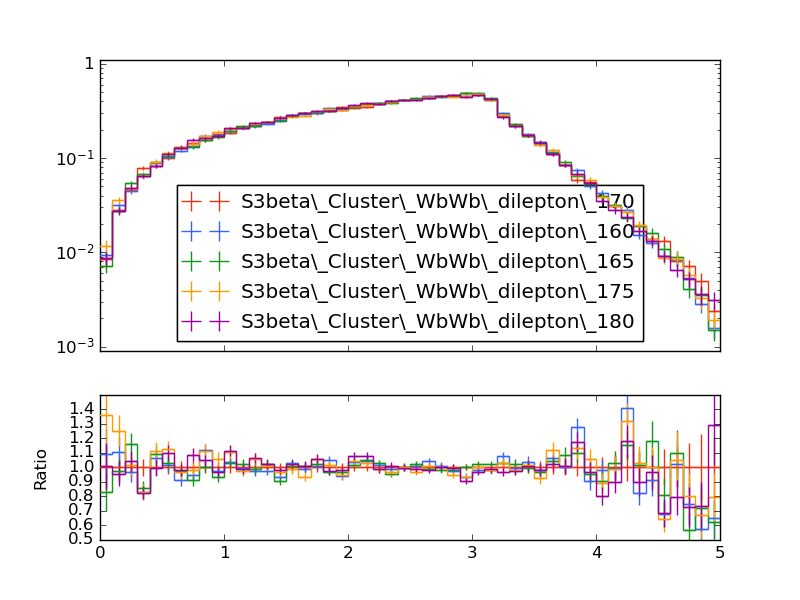

Here is the Python script that generated this plot:
#! /usr/bin/env python

# This Python script was auto-generated using YODA v2.0.1.
# Analysis object: /WbWb_dilepton/DR_el_mu_presel
# Timestamp: 27-02-2025 (11:02:16)

import matplotlib as mpl
import matplotlib.pyplot as plt
mpl.use('Agg') # comment out for interactive use
import os
import numpy as np

plotDir = os.path.split(os.path.realpath(__file__))[0]
if 'YODA_USER_PLOT_PATH' in globals():
    plot_outdir = globals()['YODA_USER_PLOT_PATH']
else:
    plot_outdir = plotDir

#plot style
plt.style.use(os.path.join(plotDir, '../default.mplstyle'))

plt.rcParams['text.usetex'] = False
plt.style.use(['classic'])
plt.rc('font', family='DejaVu Sans')
# plot metadata
figW, figH = plt.rcParams['figure.figsize']
ax_xLabel = r''
ax_yLabel = r''
ax_title  = r''
ax_xScale = 'linear'
ax_yScale = 'log'
xLims = (0.0, 5.0)
yLims = (0.0009000000000000001, 1.1)

# TeX-friendly labels for the legend
labels = {
    'legend' : ([ r"S3beta\_Cluster\_WbWb\_dilepton\_170", r"S3beta\_Cluster\_WbWb\_dilepton\_160", r"S3beta\_Cluster\_WbWb\_dilepton\_165", r"S3beta\_Cluster\_WbWb\_dilepton\_175", r"S3beta\_Cluster\_WbWb\_dilepton\_180" ], r""),
}

# Adjust canvas width and height
canvasW = 10.0
canvasH = 9.0
figW *= canvasW/10.
figH *= canvasH/9.

# Create figure and axis objects
fig, (ax, ratio0_ax) = plt.subplots(2, 1, sharex=True,
                  figsize=(figW,figH), gridspec_kw={'height_ratios': (6.0, 3.0)})

# Set figure margins
plt.subplots_adjust(
    left   = 1.0 * plt.rcParams['figure.subplot.left'],
    right  = 1.0 * plt.rcParams['figure.subplot.right'],
    top    = 1.0 * plt.rcParams['figure.subplot.top'],
    bottom = 1.0 * plt.rcParams['figure.subplot.bottom'])

ratio0_ax.yaxis.set_major_locator(mpl.ticker.MultipleLocator(0.1))
ratio0_ax.set_ylim(0.5, 1.4999)
ratio0_ax.set_ylabel('Ratio')

# the numerical data is stored in a separate file
dataf = dict()
prefix = os.path.split(__file__)[0]
if prefix:    prefix = prefix + '/'
exec(open(prefix+'DR_el_mu_presel__data.py').read(), dataf)


legend_handles = dict() # keep track of handles for the legend

# style options for curves
# starts at zorder>=5 to draw curve on top of legend
styles = {
  'S3beta_Cluster_WbWb_dilepton_170.yoda.gz': {
    'color' : '#EE3311',
    'linestyle' : '-',
    'linewidth' : 1,
    'marker' : 'none',
    'markersize' : 2,
    'capsize' : 0.0,
    'zorder' : 5,
    'histstyle' : 1,
    'drawstyle' : 'steps-pre',
    'xerrorbars' : 1,
    'yerrorbars' : 1,
    'fillcolor' : None,
    'fillopacity' : 1.0,
    'ratio0_linestyle' : '-',
    'ratio0_linewidth' : 1,
    'ratio0_marker' : 'none',
    'ratio0_markersize' : 2,
    'ratio0_capsize' : 0.0,
    'ratio0_zorder' : 5,
    'ratio0_histstyle' : 1,
    'ratio0_drawstyle' : 'steps-pre',
    'ratio0_xerrorbars' : 1,
    'ratio0_yerrorbars' : 1,
  },
  'S3beta_Cluster_WbWb_dilepton_160.yoda.gz': {
    'color' : '#3366FF',
    'linestyle' : '-',
    'linewidth' : 1,
    'marker' : 'none',
    'markersize' : 2,
    'capsize' : 0.0,
    'zorder' : 6,
    'histstyle' : 1,
    'drawstyle' : 'steps-pre',
    'xerrorbars' : 1,
    'yerrorbars' : 1,
    'fillcolor' : None,
    'fillopacity' : 1.0,
    'ratio0_linestyle' : '-',
    'ratio0_linewidth' : 1,
    'ratio0_marker' : 'none',
    'ratio0_markersize' : 2,
    'ratio0_capsize' : 0.0,
    'ratio0_zorder' : 6,
    'ratio0_histstyle' : 1,
    'ratio0_drawstyle' : 'steps-pre',
    'ratio0_xerrorbars' : 1,
    'ratio0_yerrorbars' : 1,
  },
  'S3beta_Cluster_WbWb_dilepton_165.yoda.gz': {
    'color' : '#109618',
    'linestyle' : '-',
    'linewidth' : 1,
    'marker' : 'none',
    'markersize' : 2,
    'capsize' : 0.0,
    'zorder' : 7,
    'histstyle' : 1,
    'drawstyle' : 'steps-pre',
    'xerrorbars' : 1,
    'yerrorbars' : 1,
    'fillcolor' : None,
    'fillopacity' : 1.0,
    'ratio0_linestyle' : '-',
    'ratio0_linewidth' : 1,
    'ratio0_marker' : 'none',
    'ratio0_markersize' : 2,
    'ratio0_capsize' : 0.0,
    'ratio0_zorder' : 7,
    'ratio0_histstyle' : 1,
    'ratio0_drawstyle' : 'steps-pre',
    'ratio0_xerrorbars' : 1,
    'ratio0_yerrorbars' : 1,
  },
  'S3beta_Cluster_WbWb_dilepton_175.yoda.gz': {
    'color' : '#FF9900',
    'linestyle' : '-',
    'linewidth' : 1,
    'marker' : 'none',
    'markersize' : 2,
    'capsize' : 0.0,
    'zorder' : 8,
    'histstyle' : 1,
    'drawstyle' : 'steps-pre',
    'xerrorbars' : 1,
    'yerrorbars' : 1,
    'fillcolor' : None,
    'fillopacity' : 1.0,
    'ratio0_linestyle' : '-',
    'ratio0_linewidth' : 1,
    'ratio0_marker' : 'none',
    'ratio0_markersize' : 2,
    'ratio0_capsize' : 0.0,
    'ratio0_zorder' : 8,
    'ratio0_histstyle' : 1,
    'ratio0_drawstyle' : 'steps-pre',
    'ratio0_xerrorbars' : 1,
    'ratio0_yerrorbars' : 1,
  },
  'S3beta_Cluster_WbWb_dilepton_180.yoda.gz': {
    'color' : '#990099',
    'linestyle' : '-',
    'linewidth' : 1,
    'marker' : 'none',
    'markersize' : 2,
    'capsize' : 0.0,
    'zorder' : 9,
    'histstyle' : 1,
    'drawstyle' : 'steps-pre',
    'xerrorbars' : 1,
    'yerrorbars' : 1,
    'fillcolor' : None,
    'fillopacity' : 1.0,
    'ratio0_linestyle' : '-',
    'ratio0_linewidth' : 1,
    'ratio0_marker' : 'none',
    'ratio0_markersize' : 2,
    'ratio0_capsize' : 0.0,
    'ratio0_zorder' : 9,
    'ratio0_histstyle' : 1,
    'ratio0_drawstyle' : 'steps-pre',
    'ratio0_xerrorbars' : 1,
    'ratio0_yerrorbars' : 1,
  },
}

# curve from input yoda files in main panel
for label, yvals in dataf['yvals'].items():
    if all(np.isnan(v) for v in dataf['yvals'][label]):
        continue
    tmp = None
    if styles[label]['histstyle']: # draw as histogram
        xpos = dataf['xedges'][label] if styles[label]['drawstyle'] else dataf['xpoints'][label]
        ypos = np.insert(yvals, 0, yvals[0]) if styles[label]['drawstyle'] else yvals
        if styles[label]['fillcolor']: # fill area below curve
            ax.fill_between(xpos, ypos, step='pre',
                            color=styles[label]['fillcolor'],
                            alpha=styles[label]['fillopacity'])
        tmp, = ax.plot(xpos, ypos,
                       color=styles[label]['color'],
                       linestyle=styles[label]['linestyle'],
                       linewidth=styles[label]['linewidth'],
                       drawstyle=styles[label]['drawstyle'], solid_joinstyle='miter',
                       zorder=styles[label]['zorder'], label=label)
    tmp = ax.errorbar(dataf['xpoints'][label], yvals,
                      xerr=np.array(dataf['xerrs'][label])*styles[label]['xerrorbars'],
                      yerr=np.array(dataf['yerrs'][label])*styles[label]['yerrorbars'],
                      fmt=styles[label]['marker'], capsize=styles[label]['capsize'],
                      markersize=styles[label]['markersize'],
                      ecolor=styles[label]['color'],
                      color=styles[label]['color'], zorder=styles[label]['zorder'])
    tmp[-1][0].set_linestyle(styles[label]['linestyle'])
    tmp[-1][0].set_linewidth(styles[label]['linewidth'])
    if label in dataf['add_legend_handle']:  legend_handles[label] = tmp
    for varLabel in dataf['variation_yvals'].keys():
        if varLabel.startswith(label):
            tmp, = ax.plot(dataf['xedges'][label], dataf['variation_yvals'][varLabel],
                           color=styles[label]['color'],
                           linestyle=styles[label]['linestyle'],
                           linewidth=styles[label]['linewidth'],
                           drawstyle='steps-pre', solid_joinstyle='miter',
                           zorder=styles[label]['zorder'], alpha=0.5)


# plots on ratio panel
# curve from input yoda files in ratio panel
for label, yvals in dataf['ratio0_yvals'].items():
    if all(np.isnan(v) for v in yvals):
        continue
    if styles[label]['ratio0_histstyle']: # plot as histogram
        xpos = dataf['xedges']['S3beta_Cluster_WbWb_dilepton_170.yoda.gz'] if styles[label]['ratio0_drawstyle'] else dataf['xpoints']['S3beta_Cluster_WbWb_dilepton_170.yoda.gz']
        ypos = np.insert(yvals, 0, yvals[0]) if styles[label]['ratio0_drawstyle'] else yvals
        ratio0_ax.plot(xpos, ypos,
                       color=styles[label]['color'],
                       linewidth=styles[label]['linewidth'],
                       linestyle=styles[label]['ratio0_linestyle'],
                       drawstyle=styles[label]['ratio0_drawstyle'], zorder=styles[label]['zorder'],
                       solid_joinstyle='miter')
    tmp = ratio0_ax.errorbar(dataf['xpoints']['S3beta_Cluster_WbWb_dilepton_170.yoda.gz'], yvals,
                             xerr=np.array(dataf['ref_xerrs'])*styles[label]['ratio0_xerrorbars'],
                             yerr=np.array(dataf['ratio0_yerrs'][label])*styles[label]['ratio0_yerrorbars'],
                             fmt=styles[label]['ratio0_marker'], capsize=styles[label]['ratio0_capsize'],
                             markersize=styles[label]['ratio0_markersize'],
                             ecolor=styles[label]['color'],
                             color=styles[label]['color'])
    tmp[-1][0].set_linestyle(styles[label]['ratio0_linestyle'])
    tmp[-1][0].set_linewidth(styles[label]['ratio0_linewidth'])

    for varlabel in dataf['ratio0_variation_vals'].keys():
        if varlabel.startswith(label):
            ratio0_ax.plot(dataf['xedges']['S3beta_Cluster_WbWb_dilepton_170.yoda.gz'],
                            dataf['ratio0_variation_vals'][varlabel],
                            color=styles[label]['color'],
                            linestyle=styles[label]['linestyle'],
                            linewidth=styles[label]['linewidth'],
                            drawstyle='steps-pre', solid_joinstyle='miter',
                            zorder=1, alpha=0.5)

legend_items = list(legend_handles.values())
ax.add_artist(ax.legend(legend_items,
                        labels['legend'][0],
                        title=labels['legend'][1],
                        alignment='left',
                        loc='lower center',
                        bbox_to_anchor=(0.5, 0.0)))

# set plot metadata as defined above
ratio0_ax.set_xlabel(ax_xLabel)
ratio0_ax.xaxis.set_label_coords(1., -0.15)
ax.set_ylabel(ax_yLabel, ha='right', va='top')
ax.yaxis.set_label_coords(-0.11, 1.0)
ax.set_title(ax_title, loc='left')
ax.set_xscale(ax_xScale)
ax.set_yscale(ax_yScale)
ax.set_xlim(xLims)
ax.set_ylim(yLims)

# tick formatting
plt.rcParams['xtick.top'] = True
plt.rcParams['ytick.right'] = True
ax.yaxis.set_major_locator(mpl.ticker.LogLocator(base=10.0, numticks=np.inf))
ax.yaxis.set_minor_locator(mpl.ticker.LogLocator(
                           base=10.0, subs=np.arange(0.1, 1, 0.1), numticks=np.inf))
fig.align_ylabels((ax, ratio0_ax))
plt.savefig(os.path.join(plot_outdir, 'DR_el_mu_presel.pdf'), format='PDF')
plt.savefig(os.path.join(plot_outdir, 'DR_el_mu_presel.png'), format='PNG')

plt.close(fig)
